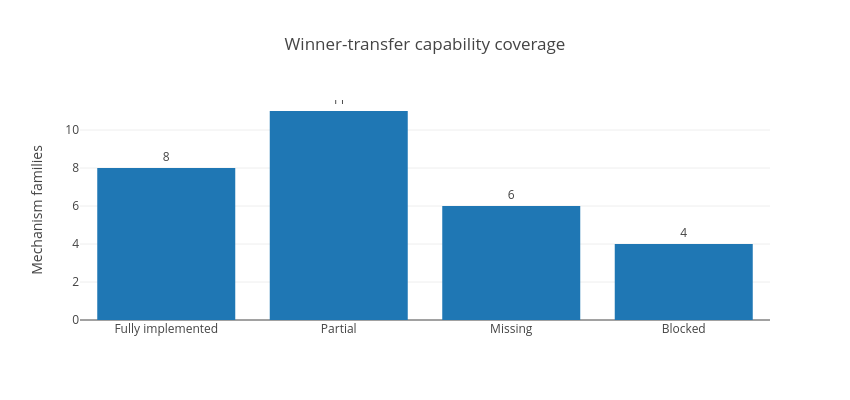

Notebook source saved alongside this figure:
### Markdown cell above
## Winner-technique coverage

The inventory is a capability checklist, not a claim that the project has reproduced a fixed fraction of winning performance.

### Code cell
coverage = {'full': 8, 'partial': 11, 'missing': 6, 'blocked': 4}
coverage

### Figure 1 — Plotly figure (JSON) as saved in the notebook; plotly's stock layout.template omitted (floating-point values rounded to 4 significant figures)
{"data": [{"type": "bar", "x": ["Fully implemented", "Partial", "Missing", "Blocked"], "y": [8, 11, 6, 4], "text": ["8", "11", "6", "4"], "textposition": "outside"}], "layout": {"title": {"text": "Winner-transfer capability coverage"}, "yaxis": {"title": {"text": "Mechanism families"}}, "width": 850, "height": 400}}
